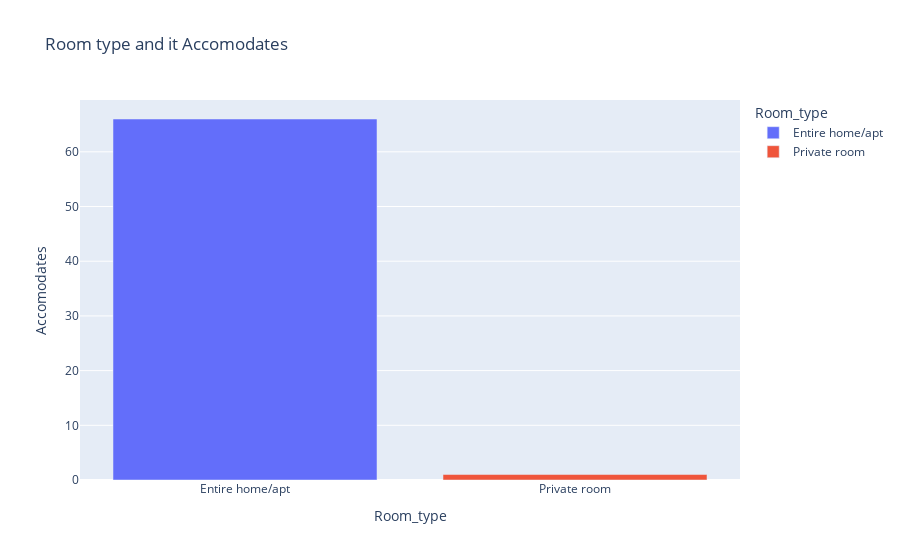

Source (notebook cell):
### Code cell
Room_grp = fltrd_by_Price.groupby("Room_type")["Accomodates"].size().reset_index(name = "Accomodates")

Room_bar = px.bar(Room_grp, x= "Room_type", y= "Accomodates" , title= "Room type and it Accomodates", color= "Room_type",
                        hover_name= "Room_type",)
Room_bar.show()

### Figure 1 — Plotly figure (JSON) as saved in the notebook; plotly's stock layout.template omitted (floating-point values rounded to 4 significant figures)
{"data": [{"alignmentgroup": "True", "hovertemplate": "<b>%{hovertext}</b><br><br>Room_type=%{x}<br>Accomodates=%{y}<extra></extra>", "hovertext": ["Entire home/apt"], "legendgroup": "Entire home/apt", "marker": {"color": "#636efa", "pattern": {"shape": ""}}, "name": "Entire home/apt", "offsetgroup": "Entire home/apt", "orientation": "v", "showlegend": true, "textposition": "auto", "type": "bar", "x": ["Entire home/apt"], "xaxis": "x", "y": [66], "yaxis": "y"}, {"alignmentgroup": "True", "hovertemplate": "<b>%{hovertext}</b><br><br>Room_type=%{x}<br>Accomodates=%{y}<extra></extra>", "hovertext": ["Private room"], "legendgroup": "Private room", "marker": {"color": "#EF553B", "pattern": {"shape": ""}}, "name": "Private room", "offsetgroup": "Private room", "orientation": "v", "showlegend": true, "textposition": "auto", "type": "bar", "x": ["Private room"], "xaxis": "x", "y": [1], "yaxis": "y"}], "layout": {"barmode": "relative", "legend": {"title": {"text": "Room_type"}, "tracegroupgap": 0}, "title": {"text": "Room type and it Accomodates"}, "xaxis": {"anchor": "y", "categoryarray": ["Entire home/apt", "Private room"], "categoryorder": "array", "domain": [0, 1], "title": {"text": "Room_type"}}, "yaxis": {"anchor": "x", "domain": [0, 1], "title": {"text": "Accomodates"}}}}
